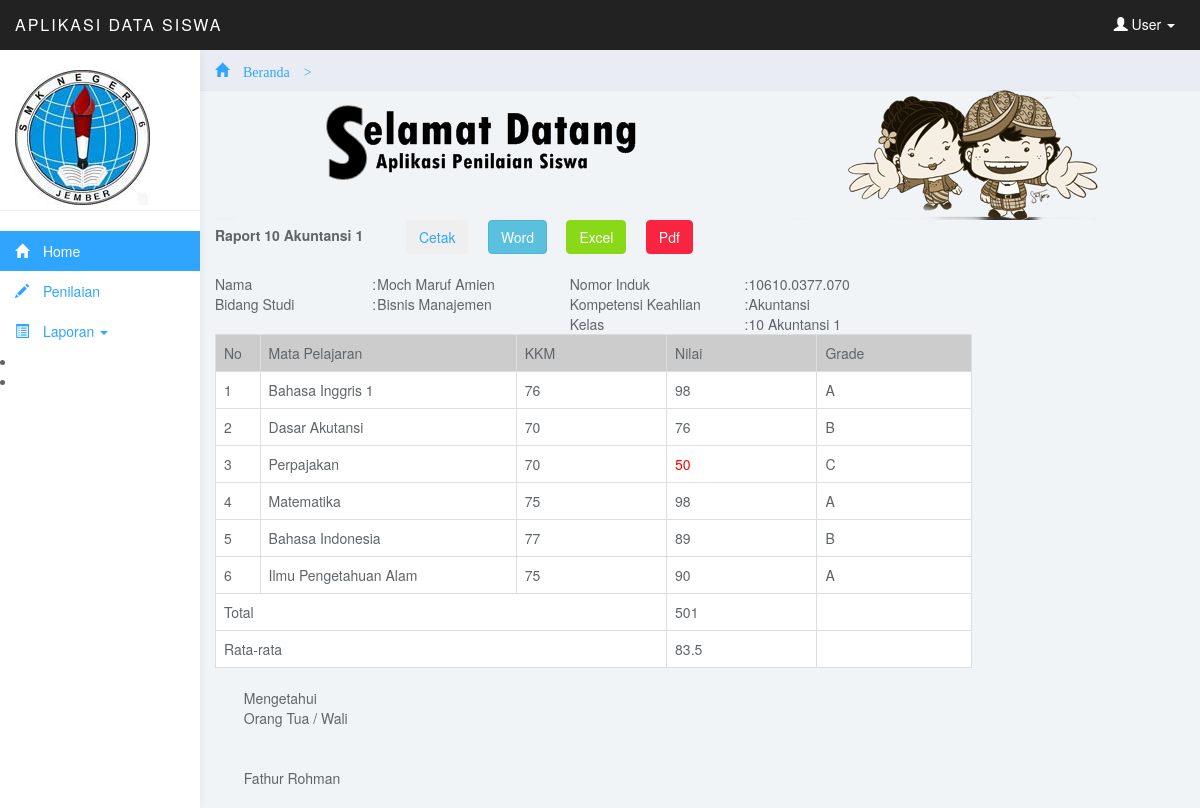
The page /admin/menu.php?page=siswadet1&kelas=K000000003&nisn=10610.0377.070 (signed in) on the database its author committed.
### tables this page shows
CREATE TABLE IF NOT EXISTS `tb_kelas` (
  `kode_kelas` varchar(10) NOT NULL,
  `kompetensi_kode` char(10) NOT NULL,
  `kelas` varchar(100) NOT NULL,
  `nama_kelas` varchar(50) NOT NULL,
  PRIMARY KEY (`kode_kelas`)
);

CREATE TABLE IF NOT EXISTS `tb_siswa` (
  `siswa_nisn` char(15) NOT NULL,
  `wali_id` char(10) NOT NULL,
  `kompetensi_kode` char(10) NOT NULL,
  `siswa_nama` varchar(30) NOT NULL,
  `siswa_alamat` varchar(50) NOT NULL,
  `siswa_tgllahir` varchar(100) NOT NULL,
  `siswa_foto` varchar(100) NOT NULL,
  `kode_kelas` varchar(10) NOT NULL,
  `password` varchar(15) NOT NULL,
  PRIMARY KEY (`siswa_nisn`)
);

CREATE TABLE IF NOT EXISTS `tb_bidangstudi` (
  `bidang_kode` char(10) NOT NULL,
  `bidang_nama` varchar(50) NOT NULL,
  PRIMARY KEY (`bidang_kode`)
);

CREATE TABLE IF NOT EXISTS `tb_kompetensikeahlian` (
  `kompetensi_kode` char(10) NOT NULL,
  `bidang_kode` char(10) NOT NULL,
  `kompetensi_nama` varchar(25) NOT NULL,
  PRIMARY KEY (`kompetensi_kode`)
);

CREATE TABLE IF NOT EXISTS `tb_standarkompetensi` (
  `sk_kode` char(10) NOT NULL,
  `guru_kode` char(10) NOT NULL,
  `kompetensi_kode` char(10) NOT NULL,
  `sk_nama` varchar(60) NOT NULL,
  `kelas` varchar(10) NOT NULL,
  `kkm` varchar(3) NOT NULL,
  PRIMARY KEY (`sk_kode`)
);

CREATE TABLE IF NOT EXISTS `tb_nilai` (
  `siswa_nisn` char(15) NOT NULL,
  `sk_kode` char(10) NOT NULL,
  `nilai_angka` float NOT NULL,
  `nilai_huruf` varchar(1) NOT NULL
);

CREATE TABLE IF NOT EXISTS `tb_walimurid` (
  `wali_id` char(10) NOT NULL,
  `wali_namaayah` char(25) NOT NULL,
  `wali_pekerjaanayah` char(15) NOT NULL,
  `wali_namaibu` char(25) NOT NULL,
  `wali_pekerjaanibu` char(15) NOT NULL,
  `wali_alamat` char(50) NOT NULL,
  `wali_telpon` varchar(12) NOT NULL,
  PRIMARY KEY (`wali_id`)
);

### admin/Data/laporan_nilai/laporan_nilai.php (the view, shortened to what this page needs)
<?php $kelas=$_GET['kelas'];$nisn=$_GET['nisn']; $h=mysql_query("select * from tb_kelas where kode_kelas='$kelas'"); $fg=mysql_fetch_array($h);?>
<div class="table-header">
  <div class="nav-collapse"> <strong>Raport <?php  echo $fg['nama_kelas']?>  &nbsp;&nbsp;&nbsp;&nbsp;&nbsp;&nbsp;&nbsp;&nbsp;&nbsp;</strong> <a target="_blank" href="Data/laporan_nilai/laporan_nilaicetak.php?kelas=<?php echo $kelas ?>&nisn=<?php echo $nisn ?>">
    <button type="submit" class="btn btn-inverse" name="btncari"><i class="icon-print"></i>Cetak</button>
  </a> &nbsp;&nbsp;&nbsp;
  <a target="_blank" href="Data/laporan_nilai/laporan_nilaiword.php?kelas=<?php echo $kelas ?>&nisn=<?php echo $nisn ?>">
    <button type="submit" class="btn btn-info" name="btncari"><i class="icon-save"></i>Word</button>
  </a>&nbsp;&nbsp;&nbsp;
  <a target="_blank" href="Data/laporan_nilai/laporan_nilaiexcel.php?kelas=<?php echo $kelas ?>&nisn=<?php echo $nisn ?>">
    <button type="submit" class="btn btn-success" name="btncari"><i class="icon-save"></i>Excel</button>
  </a>&nbsp;&nbsp;&nbsp;
  <a target="_blank" href="Data/laporan_nilai/laporan_nilaipdf.php?kelas=<?php echo $kelas ?>&nisn=<?php echo $nisn ?>">
    <button type="submit" class="btn btn-danger" name="btncari"><i class="icon-save"></i>Pdf</button>
  </a>
  </div>
</div>
<table width="757" border="0">
  <tr>
    <td width="152">&nbsp;</td>
    <td width="5">&nbsp;</td>
    <td width="186">&nbsp;</td>
    <td width="169">&nbsp;</td>
    <td width="3">&nbsp;</td>
    <td width="216">&nbsp;</td>
  </tr>
  <?php $sis=mysql_query("select tb_siswa.*, tb_kompetensikeahlian.*, tb_bidangstudi.*, tb_kelas.* from tb_kelas, tb_kompetensikeahlian, tb_bidangstudi, tb_siswa where tb_bidangstudi.bidang_kode=tb_kompetensikeahlian.bidang_kode and tb_siswa.kompetensi_kode=tb_kompetensikeahlian.kompetensi_kode and tb_kelas.kode_kelas=tb_siswa.kode_kelas and siswa_nisn='$nisn'") or die (mysql_error()); $tsis=mysql_fetch_array($sis); ?>
  <tr>
    <td>Nama  </td>
    <td>:</td>
    <td><?php echo $tsis['siswa_nama'] ?></td>
    <td>Nomor Induk </td>
    <td>:</td>
    <td><?php echo $tsis['siswa_nisn'] ?></td>
  </tr>
  <tr>
    <td>Bidang Studi  </td>
    <td>:</td>
    <td><?php echo $tsis['bidang_nama'] ?></td>
    <td>Kompetensi Keahlian </td>
    <td>:</td>
    <td><?php echo $tsis['kompetensi_nama'] ?></td>
  </tr>
  <tr>
    <td>&nbsp;</td>
    <td>&nbsp;</td>
    <td>&nbsp;</td>
    <td>Kelas</td>
    <td>:</td>
    <td><?php echo $tsis['nama_kelas'] ?></td>
  </tr>
  <tr>
    <td colspan="6"><table width="751" border="0" class="table table-bordered table-hover">
      <tr>
        <td width="43" bgcolor="#CCCCCC">No</td>
        <td width="247" bgcolor="#CCCCCC">Mata Pelajaran </td>
        <td width="145" bgcolor="#CCCCCC">KKM</td>
        <td width="145" bgcolor="#CCCCCC">Nilai</td>
        <td width="149" bgcolor="#CCCCCC">Grade</td>
      </tr>
	  <?php $no=1; $hcv=mysql_query("select tb_standarkompetensi.*, tb_kompetensikeahlian.*, tb_kelas.*  from tb_standarkompetensi, tb_kompetensikeahlian, tb_kelas where tb_standarkompetensi.kompetensi_kode=tb_kompetensikeahlian.kompetensi_kode and tb_kelas.kompetensi_kode=tb_standarkompetensi.kompetensi_kode and tb_kelas.kode_kelas='$kelas'  ") or die(mysql_error()); while($tg=mysql_fetch_array($hcv)){ ?>
      <tr>
        <td><?php echo $no ?></td>
        <td><?php echo $tg['sk_nama'] ?></td>
        <td><?php echo $tg['kkm'] ?></td>
		<?php $xc=mysql_query("select * from tb_nilai where siswa_nisn='$nisn' and sk_kode='".$tg['sk_kode']."'") or die(mysql_error()); $uj=mysql_fetch_array($xc); ?>
        <td><?php if($uj['nilai_angka']<$tg['kkm']){ ?> <font color="#FF0000"> <?php
		 if(isset($uj['nilai_angka'])){ echo $uj['nilai_angka']; }else{ echo "0"; } ?></font>
		 <?php }else{ if(isset($uj['nilai_angka'])){ echo $uj['nilai_angka']; }else{ echo "0"; } } ?>
		 </td>
        <td><?php if(isset($uj['nilai_huruf'])){ echo $uj['nilai_huruf']; }else{ echo "-"; } ?></td>
      </tr><?php $no++;}  ?>
      <tr>
        <td colspan="3">Total</td>
        <td><?php $dfg=mysql_query("select sum(nilai_angka) as total1, tb_siswa.*, tb_kelas.* from tb_siswa, tb_kelas, tb_nilai where tb_nilai.siswa_nisn='$nisn' and tb_siswa.siswa_nisn=tb_nilai.siswa_nisn and tb_siswa.kode_kelas=tb_kelas.kode_kelas and tb_kelas.kode_kelas='$kelas' ") or die (mysql_error()); $to=mysql_fetch_array($dfg);  ?><?php echo $to['total1']; ?></td>
        <td>&nbsp;</td>
      </tr>
      <tr>
        <td colspan="3">Rata-rata</td>
        <td><?php $ds=mysql_query("select tb_standarkompetensi.*,  count(*) as coun1 from tb_kelas, tb_standarkompetensi where  tb_kelas.kode_kelas='$kelas' and tb_standarkompetensi.kompetensi_kode=tb_kelas.kompetensi_kode") or die(mysql_error()); $hj=mysql_fetch_array($ds); $rat=strval($to['total1'])/strval($hj['coun1']); echo substr(trim($rat),0,5); ?></td>
        <td>&nbsp;</td>
      </tr>
    </table></td>
  </tr>
  <tr>
    <td colspan="6"><table width="509" border="0">
      <tr>
        <td width="28">&nbsp;</td>
        <td width="338">Mengetahui</td>
        <td width="129">&nbsp;</td>
        </tr>
      <tr>
        <td>&nbsp;</td>
        <td>Orang Tua / Wali </td>
        <td>&nbsp;</td>
        </tr>
      <tr>
        <td>&nbsp;</td>
        <td>&nbsp;</td>
        <td>&nbsp;</td>
        </tr>
      <tr>
        <td>&nbsp;</td>
        <td>&nbsp;</td>
        <td>&nbsp;</td>
        </tr>
      <tr>
        <td>&nbsp;</td>
        <td><?php $wal=mysql_query("select * from tb_siswa, tb_walimurid where tb_siswa.wali_id=tb_walimurid.wali_id and tb_siswa.siswa_nisn='$nisn'") or die(mysql_error()); $gk=mysql_fetch_array($wal); echo $gk['wali_namaayah'] ?></td>
        <td>&nbsp;</td>
        </tr>
      <tr>
        <td>&nbsp;</td>
        <td>&nbsp;</td>
        <td>&nbsp;</td>
        </tr>
    </table></td>
  </tr>
</table>

### admin/css/styles.css (style rules this page uses)
body { background: #f1f4f7; padding-top: 50px; color: #5f6468; }
a, a:hover, a:focus { color: #30a5ff; }
.btn-success, .btn-success:hover, .btn-success:focus, .btn-success:active, .btn-success.active, .open > .dropdown-toggle.btn-success, .btn-success.disabled, .btn-success[disabled], fieldset[disabled] .btn-success, .btn-success.disabled:hover, .btn-success[disabled]:hover, fieldset[disabled] .btn-success:hover, .btn-success.disabled:focus, .btn-success[disabled]:focus, fieldset[disabled] .btn-success:focus, .btn-success.disabled:active, .btn-success[disabled]:active, fieldset[disabled] .btn-success:active, .btn-success.disabled.active, .btn-success[disabled].active, fieldset[disabled] .btn-success.active { background-color: #8ad919; border-color: #8ad919; }
.btn-danger, .btn-danger:hover, .btn-danger:focus, .btn-danger:active, .btn-danger.active, .open > .dropdown-toggle.btn-danger, .btn-danger.disabled, .btn-danger[disabled], fieldset[disabled] .btn-danger, .btn-danger.disabled:hover, .btn-danger[disabled]:hover, fieldset[disabled] .btn-danger:hover, .btn-danger.disabled:focus, .btn-danger[disabled]:focus, fieldset[disabled] .btn-danger:focus, .btn-danger.disabled:active, .btn-danger[disabled]:active, fieldset[disabled] .btn-danger:active, .btn-danger.disabled.active, .btn-danger[disabled].active, fieldset[disabled] .btn-danger.active { background-color: #f9243f; border-color: #f9243f; }
.table { background: #fff; }

### rows shown on the page
tb_kelas: nama_kelas "10 Akuntansi 1", tb_siswa.siswa_nama "Moch Maruf Amien", tb_siswa.siswa_nisn "10610.0377.070", tb_bidangstudi.bidang_nama "Bisnis Manajemen", tb_kompetensikeahlian.kompetensi_nama "Akuntansi"
tb_standarkompetensi: sk_nama "Bahasa Inggris 1", kkm "76", tb_nilai.nilai_angka "98", tb_nilai.nilai_huruf "A"
tb_standarkompetensi: sk_nama "Dasar Akutansi", kkm "70", tb_nilai.nilai_angka "76", tb_nilai.nilai_huruf "B"
tb_standarkompetensi: sk_nama "Perpajakan", kkm "70", tb_nilai.nilai_angka "50", tb_nilai.nilai_huruf "C"
tb_standarkompetensi: sk_nama "Matematika", kkm "75", tb_nilai.nilai_angka "98", tb_nilai.nilai_huruf "A"
tb_standarkompetensi: sk_nama "Bahasa Indonesia", kkm "77", tb_nilai.nilai_angka "89", tb_nilai.nilai_huruf "B"
tb_standarkompetensi: sk_nama "Ilmu Pengetahuan Alam", kkm "75", tb_nilai.nilai_angka "90", tb_nilai.nilai_huruf "A"
tb_siswa: wali.wali_namaayah "Fathur Rohman"

### other values the page prints
$to['total1'] "501"
substr(trim($rat),0,5) "83.5"
